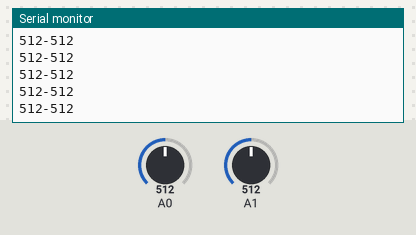
A sketch run on a simulated Arduino Uno, built with avr-gcc and run on an emulated ATmega328P. Parts: the last lines printed to the serial monitor. The test bench sets the inputs (shaded band); at power-on: A0 = 512, A1 = 512.

Above: at 1.2 s.
1.3 s: A0 set to 716
At 1.31 s:
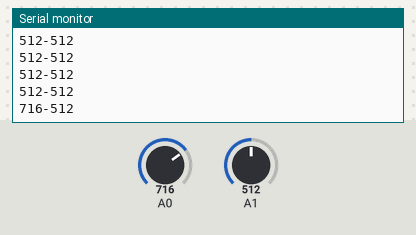
2.8 s: A1 set to 716
At 2.82 s:
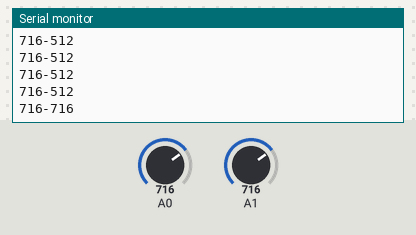
4.3 s: A0 set to 900
At 4.33 s:
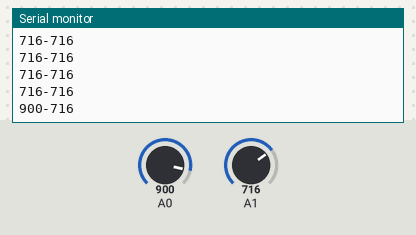
5.8 s: A1 set to 900
At 5.84 s:
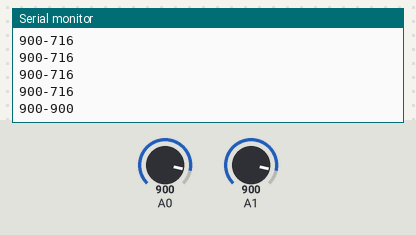
Timing chart, 0 to 8.3 s (numbered marks = the images above; inputs shaded):
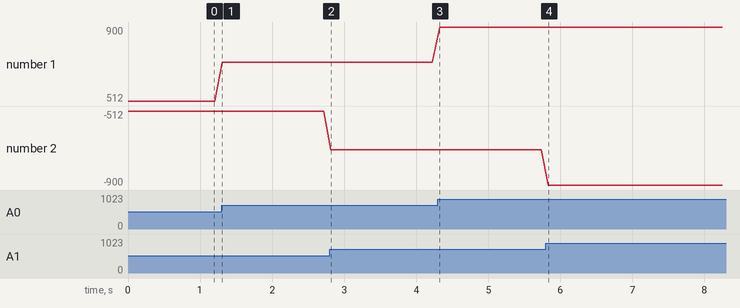

The sketch:

LineCalibration.ino
```cpp
void setup() {
  Serial.begin(115200);

}

void loop() {
  Serial.print(analogRead(A0));
  Serial.print("-");
  Serial.println(analogRead(A1));
  delay(100);
}
```

Measured:
- after the input at 1.3 s, the serial monitor: prints a new line at once (image 1)
- after the input at 2.8 s, the serial monitor: prints a new line at once (image 2)
- after the input at 4.3 s, the serial monitor: prints a new line at once (image 3)
- after the input at 5.8 s, the serial monitor: prints a new line at once (image 4)
- plotted number 1: 512 → 716 after the input at 1.3 s, 716 → 900 after the input at 4.3 s
- plotted number 2: -512 → -716 after the input at 2.8 s, -716 → -900 after the input at 5.8 s
